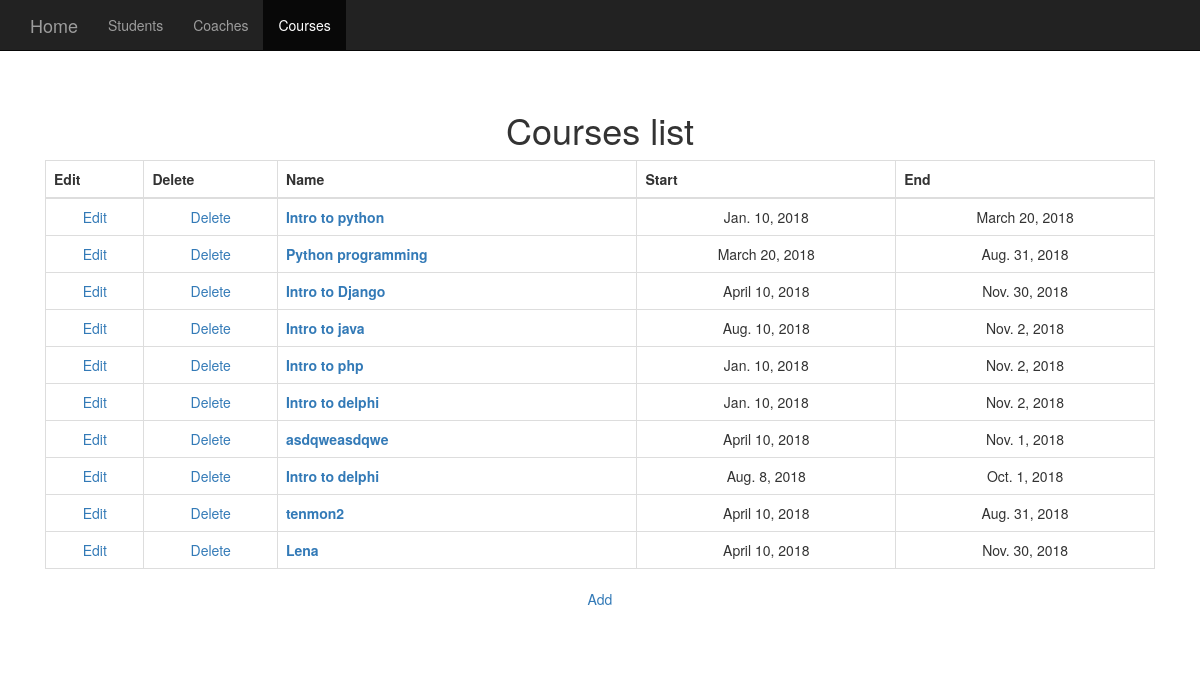
Page /courses/ on the committed database.
### courses/models.py (models this page shows, shortened)
class Course(models.Model):
    language = models.CharField(max_length=50)
    name = models.CharField(max_length=255)
    detail = models.TextField()
    slug = models.SlugField()
    prepod = models.ForeignKey(Coache, on_delete=models.SET_NULL, null=True)
    assistent = models.ForeignKey(Coache, on_delete=models.SET_NULL, blank=True, null=True,
related_name="course_assistant")
    start = models.DateField()
    end = models.DateField()
    venue = models.ForeignKey(Address, models.SET_NULL, null=True)

### courses/views.py (the view)
# urls.py: path('', views.CoursesList.as_view(), name = 'list'),
class CoursesList(ListView):
    model = Course
    template_name = 'courses/list.html'
    def get_context_data(self, **kwargs):
        context = super(CoursesList, self).get_context_data(**kwargs)
        context['courses'] = Course.objects.all()
        return context

### templates/courses/list.html
{% extends "courses/base.html" %}
{% block content %}
      <div class="starter-template">
        <h1>Courses list</h1>
          <table class="table table-bordered">
              <thead>
                <tr>
                  <th>Edit</th>
                    <th>Delete</th>
                  <th scope="col">Name</th>
                  <th scope="col">Start</th>
                  <th scope="col">End</th>
                </tr>
              </thead>
              <tbody>
              {% for course in courses %}
                <tr>
                  <td><a href="{% url 'courses:course_edit' course.id %}">  Edit</a></td>
                  <td><a href="{% url 'courses:course_delete' course.id %}">  Delete</a></td>
                  <th scope="row"><a href="{% url 'courses:list' %}{{ course.id }}"> {{ course.name }}</a></th>
                  <td>{{ course.start }}</td>
                  <td>{{ course.end }}</td>
                </tr>
              {% endfor %}
              </tbody>
          </table>
      <a href="{% url 'courses:course_add' %}">  Add</a>
      </div>
{% endblock content %}

### templates/courses/base.html (shortened to what this page needs)
{% extends "base.html" %}

### templates/base.html (shortened to what this page needs)
{% load static %}<!DOCTYPE html>
<html lang="en"><head><meta http-equiv="Content-Type" content="text/html; charset=UTF-8">
    <link href="{% static 'dist/css/bootstrap.min.css' %}" rel="stylesheet">
    <link href="{% static 'examples/starter-template.css' %}" rel="stylesheet">
  </head>
  <body>
  {% include "navigator.html" %}
    <div class="container">
    {% block content %}
    {% endblock content %}
    </div>
</body></html>

### templates/navigator.html (shortened to what this page needs)
    <nav class="navbar navbar-inverse navbar-fixed-top" role="navigation">
      <div class="container">
        <div class="navbar-header">
          <a class="navbar-brand" href="/">Home</a>
        </div>
        <div id="navbar" class="collapse navbar-collapse">
          <ul class="nav navbar-nav">
            <li  ><a href="{% url 'students:list' %}">Students</a></li>
            <li  ><a href="{% url 'coaches:list' %}">Coaches</a></li>
            <li {% if courses or course %}
            class="active"
            {% endif %} ><a href="{% url 'courses:list' %}">Courses</a></li>
          </ul>
        </div>
      </div>
    </nav>

### static/examples/starter-template.css (style rules this page uses)
body { padding-top: 50px; }
.starter-template { padding: 40px 15px; text-align: center; }

### rows in the picture
Course: name "Intro to python", start "Jan. 10, 2018", end "March 20, 2018"
Course: name "Python programming", start "March 20, 2018", end "Aug. 31, 2018"
Course: name "Intro to Django", start "April 10, 2018", end "Nov. 30, 2018"
Course: name "Intro to java", start "Aug. 10, 2018", end "Nov. 2, 2018"
Course: name "Intro to php", start "Jan. 10, 2018", end "Nov. 2, 2018"
Course: name "Intro to delphi", start "Jan. 10, 2018", end "Nov. 2, 2018"
Course: name "asdqweasdqwe", start "April 10, 2018", end "Nov. 1, 2018"
Course: name "Intro to delphi", start "Aug. 8, 2018", end "Oct. 1, 2018"
Course: name "tenmon2", start "April 10, 2018", end "Aug. 31, 2018"
Course: name "Lena", start "April 10, 2018", end "Nov. 30, 2018"
